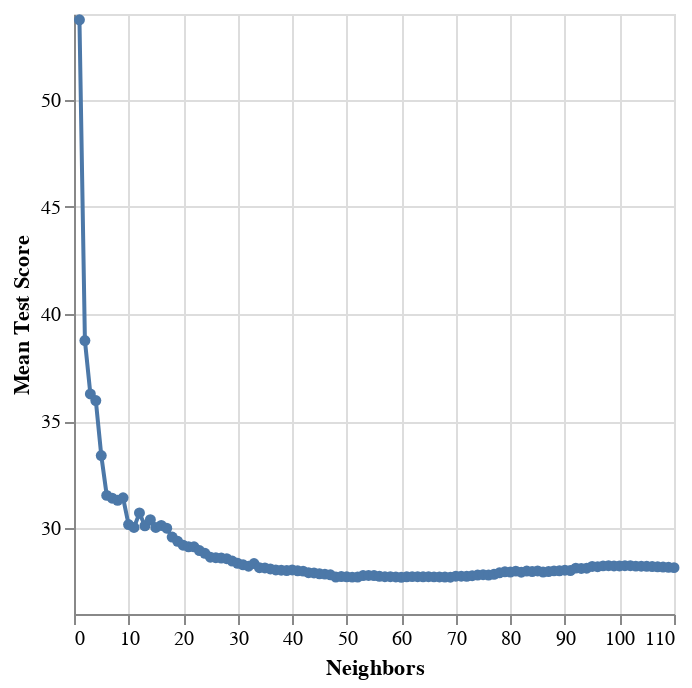

Write notebook code for a chart like this one.
### Markdown cell above
To create our scatterplot we used the alt.Chart function on the mean test score results with mark_line(point = True) to create a line plot that connects each mean test score and neighbors point. Because our independent variable is “Neighbors,” we placed it on the x-axis. Our dependent variable is the “Mean Test Score” so we placed it on the y-axis and scaled it to make our plot .

### Code cell
players_graph = alt.Chart(players_results).mark_line(point = True).encode(
    x = alt.X("n_neighbors").title("Neighbors"), 
    y = alt.Y("mean_test_score").title("Mean Test Score").scale(zero = False)
)
players_graph

### Figure 1 — Vega-Lite specification as saved in the notebook (floating-point values rounded to 4 significant figures)
{"config": {"view": {"continuousWidth": 300, "continuousHeight": 300}}, "data": {"name": "data-5d338b34386a0f3a8145dfd6ee72dd73"}, "mark": {"type": "line", "point": true}, "encoding": {"x": {"field": "n_neighbors", "title": "Neighbors", "type": "quantitative"}, "y": {"field": "mean_test_score", "scale": {"zero": false}, "title": "Mean Test Score", "type": "quantitative"}}, "$schema": "https://vega.github.io/schema/vega-lite/v5.20.1.json", "datasets": {"data-5d338b34386a0f3a8145dfd6ee72dd73": [{"n_neighbors": 1, "mean_test_score": 53.73, "sem_test_score": 8.424}, {"n_neighbors": 2, "mean_test_score": 38.76, "sem_test_score": 6.247}, {"n_neighbors": 3, "mean_test_score": 36.27, "sem_test_score": 4.469}, {"n_neighbors": 4, "mean_test_score": 35.96, "sem_test_score": 5.305}, {"n_neighbors": 5, "mean_test_score": 33.39, "sem_test_score": 5.829}, {"n_neighbors": 6, "mean_test_score": 31.54, "sem_test_score": 5.419}, {"n_neighbors": 7, "mean_test_score": 31.4, "sem_test_score": 5.497}, {"n_neighbors": 8, "mean_test_score": 31.31, "sem_test_score": 5.064}, {"n_neighbors": 9, "mean_test_score": 31.42, "sem_test_score": 4.979}, {"n_neighbors": 10, "mean_test_score": 30.18, "sem_test_score": 5.054}, {"n_neighbors": 11, "mean_test_score": 30.04, "sem_test_score": 5.396}, {"n_neighbors": 12, "mean_test_score": 30.71, "sem_test_score": 5.269}, {"n_neighbors": 13, "mean_test_score": 30.11, "sem_test_score": 5.594}, {"n_neighbors": 14, "mean_test_score": 30.4, "sem_test_score": 5.485}, {"n_neighbors": 15, "mean_test_score": 30.04, "sem_test_score": 5.684}, {"n_neighbors": 16, "mean_test_score": 30.13, "sem_test_score": 5.627}, {"n_neighbors": 17, "mean_test_score": 30.0, "sem_test_score": 5.765}, {"n_neighbors": 18, "mean_test_score": 29.59, "sem_test_score": 5.929}, {"n_neighbors": 19, "mean_test_score": 29.39, "sem_test_score": 6.063}, {"n_neighbors": 20, "mean_test_score": 29.21, "sem_test_score": 6.173}, {"n_neighbors": 21, "mean_test_score": 29.13, "sem_test_score": 6.169}, {"n_neighbors": 22, "mean_test_score": 29.13, "sem_test_score": 6.273}, {"n_neighbors": 23, "mean_test_score": 28.96, "sem_test_score": 6.388}, {"n_neighbors": 24, "mean_test_score": 28.83, "sem_test_score": 6.489}, {"n_neighbors": 25, "mean_test_score": 28.65, "sem_test_score": 6.517}, {"n_neighbors": 26, "mean_test_score": 28.63, "sem_test_score": 6.51}, {"n_neighbors": 27, "mean_test_score": 28.61, "sem_test_score": 6.565}, {"n_neighbors": 28, "mean_test_score": 28.58, "sem_test_score": 6.696}, {"n_neighbors": 29, "mean_test_score": 28.47, "sem_test_score": 6.665}, {"n_neighbors": 30, "mean_test_score": 28.37, "sem_test_score": 6.69}, {"n_neighbors": 31, "mean_test_score": 28.3, "sem_test_score": 6.743}, {"n_neighbors": 32, "mean_test_score": 28.23, "sem_test_score": 6.753}, {"n_neighbors": 33, "mean_test_score": 28.35, "sem_test_score": 6.75}, {"n_neighbors": 34, "mean_test_score": 28.16, "sem_test_score": 6.728}, {"n_neighbors": 35, "mean_test_score": 28.15, "sem_test_score": 6.789}, {"n_neighbors": 36, "mean_test_score": 28.1, "sem_test_score": 6.791}, {"n_neighbors": 37, "mean_test_score": 28.06, "sem_test_score": 6.844}, {"n_neighbors": 38, "mean_test_score": 28.04, "sem_test_score": 6.856}, {"n_neighbors": 39, "mean_test_score": 28.03, "sem_test_score": 6.889}, {"n_neighbors": 40, "mean_test_score": 28.06, "sem_test_score": 6.892}, {"n_neighbors": 41, "mean_test_score": 28.01, "sem_test_score": 6.93}, {"n_neighbors": 42, "mean_test_score": 28.0, "sem_test_score": 6.932}, {"n_neighbors": 43, "mean_test_score": 27.93, "sem_test_score": 6.903}, {"n_neighbors": 44, "mean_test_score": 27.91, "sem_test_score": 6.921}, {"n_neighbors": 45, "mean_test_score": 27.87, "sem_test_score": 6.927}, {"n_neighbors": 46, "mean_test_score": 27.86, "sem_test_score": 6.936}, {"n_neighbors": 47, "mean_test_score": 27.83, "sem_test_score": 6.979}, {"n_neighbors": 48, "mean_test_score": 27.72, "sem_test_score": 6.952}, {"n_neighbors": 49, "mean_test_score": 27.75, "sem_test_score": 6.954}, {"n_neighbors": 50, "mean_test_score": 27.73, "sem_test_score": 6.989}, {"n_neighbors": 51, "mean_test_score": 27.72, "sem_test_score": 6.987}, {"n_neighbors": 52, "mean_test_score": 27.73, "sem_test_score": 6.959}, {"n_neighbors": 53, "mean_test_score": 27.79, "sem_test_score": 6.947}, {"n_neighbors": 54, "mean_test_score": 27.8, "sem_test_score": 6.966}, {"n_neighbors": 55, "mean_test_score": 27.79, "sem_test_score": 6.982}, {"n_neighbors": 56, "mean_test_score": 27.76, "sem_test_score": 7.017}, {"n_neighbors": 57, "mean_test_score": 27.74, "sem_test_score": 7.041}, {"n_neighbors": 58, "mean_test_score": 27.74, "sem_test_score": 7.057}, {"n_neighbors": 59, "mean_test_score": 27.73, "sem_test_score": 7.075}, {"n_neighbors": 60, "mean_test_score": 27.71, "sem_test_score": 7.092}, {"n_neighbors": 61, "mean_test_score": 27.74, "sem_test_score": 7.096}, {"n_neighbors": 62, "mean_test_score": 27.74, "sem_test_score": 7.102}, {"n_neighbors": 63, "mean_test_score": 27.74, "sem_test_score": 7.117}, {"n_neighbors": 64, "mean_test_score": 27.74, "sem_test_score": 7.127}, {"n_neighbors": 65, "mean_test_score": 27.74, "sem_test_score": 7.139}, {"n_neighbors": 66, "mean_test_score": 27.73, "sem_test_score": 7.152}, {"n_neighbors": 67, "mean_test_score": 27.73, "sem_test_score": 7.164}, {"n_neighbors": 68, "mean_test_score": 27.73, "sem_test_score": 7.174}, {"n_neighbors": 69, "mean_test_score": 27.72, "sem_test_score": 7.186}, {"n_neighbors": 70, "mean_test_score": 27.76, "sem_test_score": 7.122}, {"n_neighbors": 71, "mean_test_score": 27.77, "sem_test_score": 7.137}, {"n_neighbors": 72, "mean_test_score": 27.76, "sem_test_score": 7.15}, {"n_neighbors": 73, "mean_test_score": 27.79, "sem_test_score": 7.15}, {"n_neighbors": 74, "mean_test_score": 27.82, "sem_test_score": 7.148}, {"n_neighbors": 75, "mean_test_score": 27.83, "sem_test_score": 7.121}, {"n_neighbors": 76, "mean_test_score": 27.82, "sem_test_score": 7.141}, {"n_neighbors": 77, "mean_test_score": 27.85, "sem_test_score": 7.134}, {"n_neighbors": 78, "mean_test_score": 27.92, "sem_test_score": 7.074}, {"n_neighbors": 79, "mean_test_score": 27.97, "sem_test_score": 7.07}, {"n_neighbors": 80, "mean_test_score": 27.96, "sem_test_score": 7.085}, {"n_neighbors": 81, "mean_test_score": 28.0, "sem_test_score": 7.074}, {"n_neighbors": 82, "mean_test_score": 27.95, "sem_test_score": 7.113}, {"n_neighbors": 83, "mean_test_score": 28.0, "sem_test_score": 7.102}, {"n_neighbors": 84, "mean_test_score": 27.98, "sem_test_score": 7.109}, {"n_neighbors": 85, "mean_test_score": 28.01, "sem_test_score": 7.105}, {"n_neighbors": 86, "mean_test_score": 27.96, "sem_test_score": 7.131}, {"n_neighbors": 87, "mean_test_score": 27.98, "sem_test_score": 7.129}, {"n_neighbors": 88, "mean_test_score": 28.01, "sem_test_score": 7.124}, {"n_neighbors": 89, "mean_test_score": 28.02, "sem_test_score": 7.137}, {"n_neighbors": 90, "mean_test_score": 28.04, "sem_test_score": 7.124}, {"n_neighbors": 91, "mean_test_score": 28.03, "sem_test_score": 7.137}, {"n_neighbors": 92, "mean_test_score": 28.14, "sem_test_score": 7.092}, {"n_neighbors": 93, "mean_test_score": 28.12, "sem_test_score": 7.127}, {"n_neighbors": 94, "mean_test_score": 28.14, "sem_test_score": 7.124}, {"n_neighbors": 95, "mean_test_score": 28.22, "sem_test_score": 7.089}, {"n_neighbors": 96, "mean_test_score": 28.21, "sem_test_score": 7.096}, {"n_neighbors": 97, "mean_test_score": 28.25, "sem_test_score": 7.096}, {"n_neighbors": 98, "mean_test_score": 28.26, "sem_test_score": 7.1}, {"n_neighbors": 99, "mean_test_score": 28.24, "sem_test_score": 7.109}, {"n_neighbors": 100, "mean_test_score": 28.24, "sem_test_score": 7.108}, {"n_neighbors": 101, "mean_test_score": 28.26, "sem_test_score": 7.104}, {"n_neighbors": 102, "mean_test_score": 28.25, "sem_test_score": 7.112}, {"n_neighbors": 103, "mean_test_score": 28.23, "sem_test_score": 7.126}, {"n_neighbors": 104, "mean_test_score": 28.23, "sem_test_score": 7.134}, {"n_neighbors": 105, "mean_test_score": 28.23, "sem_test_score": 7.139}, {"n_neighbors": 106, "mean_test_score": 28.21, "sem_test_score": 7.151}, {"n_neighbors": 107, "mean_test_score": 28.2, "sem_test_score": 7.162}, {"n_neighbors": 108, "mean_test_score": 28.19, "sem_test_score": 7.17}, {"n_neighbors": 109, "mean_test_score": 28.18, "sem_test_score": 7.18}, {"n_neighbors": 110, "mean_test_score": 28.16, "sem_test_score": 7.189}]}}
